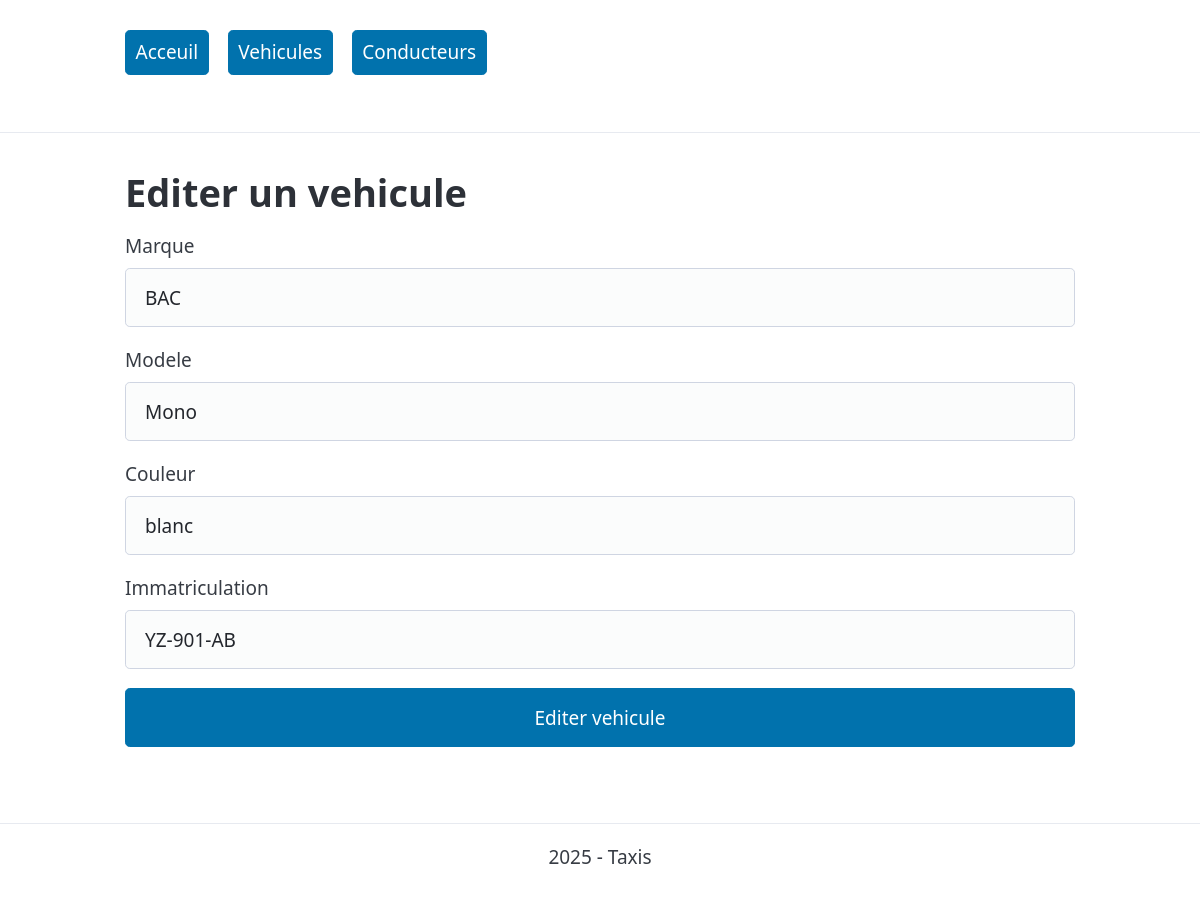
/vehicule/edit-vehicule.php?id=60, run on the app's committed database.
### tables this page shows
CREATE TABLE `vehicule` (
  `id_vehicule` int(11) NOT NULL AUTO_INCREMENT,
  `marque` varchar(30) NOT NULL,
  `modele` varchar(50) NOT NULL,
  `couleur` varchar(20) NOT NULL,
  `immatriculation` varchar(15) NOT NULL,
  PRIMARY KEY (`id_vehicule`)
);

### vehicule/edit-vehicule.php (called while the page is built, shortened)
<?php
include dirname(__DIR__) . '/fonctions.php';
require dirname(__DIR__) . '/connexiondb.php';
$idEditVehicule = $_GET['id'] ?? null;
$vehicule = getVehicule($pdo,$idEditVehicule);
include PATH_PROJET . '/views/vehicule/edit-vehicule-view.php';

### fonctions.php (called while the page is built, shortened)
<?php
function getVehicule($pdo, $idParam) {
    $sql = "SELECT * FROM vehicule WHERE id_vehicule = :id";
    $stmt = $pdo->prepare($sql);
    $stmt->execute([
        ':id' => $idParam
    ]);
    $vehicule = $stmt->fetch();
    return $vehicule;
}

### views/vehicule/edit-vehicule-view.php (the view, shortened to what this page needs)
<?php
require PATH_PROJET . '/views/partials/header.php'; ?>
        <h1>Editer un vehicule</h1>
        <form action="?id=<?= $vehicule['id_vehicule']; ?>" method="POST">
            <div>
                <label for="marque">Marque</label>
                <input type="text" name="marque" value="<?= $vehicule['marque']; ?>"  required>
            </div>
             <div>
                <label for="modele">Modele</label>
                <input type="text" name="modele" value="<?= $vehicule['modele']; ?>" required>
            </div>
            <div>
                <label for="couleur">Couleur</label>
                <input type="text" name="couleur" value="<?= $vehicule['couleur']; ?>" required>
            </div>
            <div>
                <label for="immatriculation">Immatriculation</label>
                <input type="text" name="immatriculation" value="<?= $vehicule['immatriculation']; ?>"  required>
            </div>
            <div>
                <button type="submit" name="envoyer">Editer vehicule</button>
            </div>
        </form>
<?php require PATH_PROJET . '/views/partials/footer.php'; ?>

### data on the page
vehicule: marque "BAC", modele "Mono", couleur "blanc", immatriculation "YZ-901-AB"
